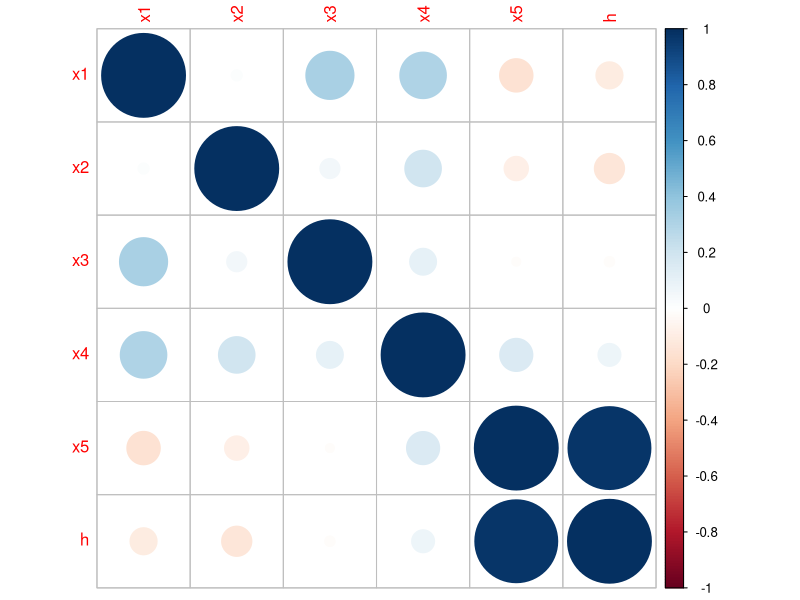
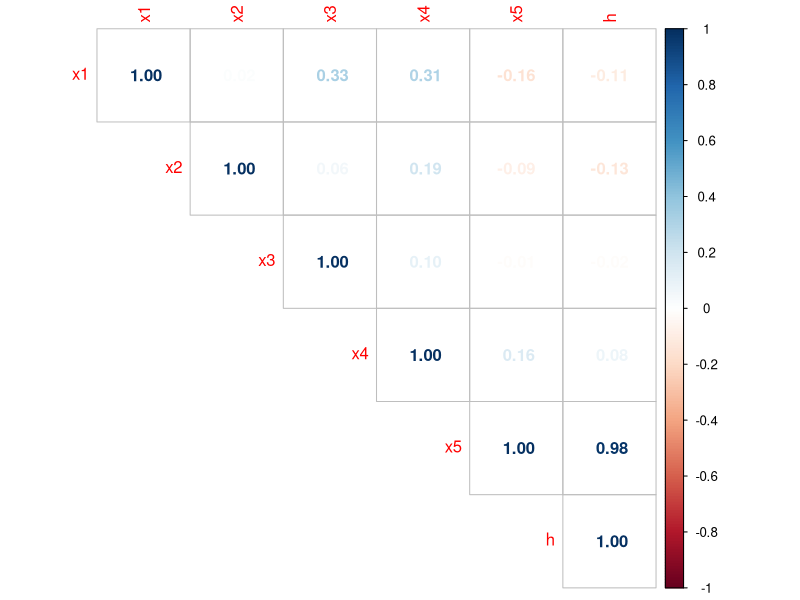
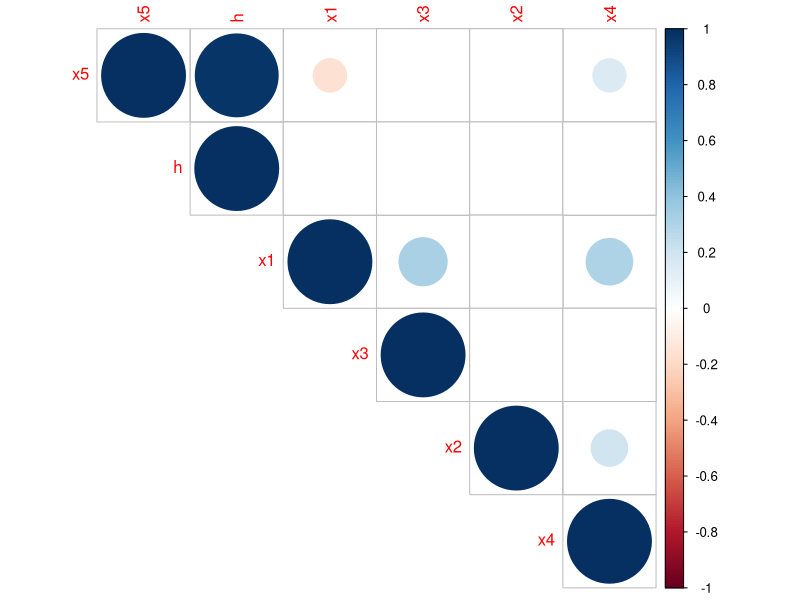

Generate these figures, in order, with R:
## ---- chunk 1
install.packages("corrplot")
## ---- chunk 2
setwd("C:/Book/Chapter3/Examples")
data <-read.csv(file="Ex3.10.csv",head=TRUE,sep=",")
data
M <- cor(data)

library(corrplot)
#Using circles for visualizations
corrplot(M, method="circle")

#Using numbers for visualizations
corrplot(M, method="number", type = "upper")

## ---- chunk 3
#p-values matrix
cor.mtest <- function(mat, ...) {
    mat <- as.matrix(mat)
    n <- ncol(mat)
    p.mat<- matrix(NA, n, n)
    diag(p.mat) <- 0
    for (i in 1:(n - 1)) {
        for (j in (i + 1):n) {
            tmp <- cor.test(mat[, i], mat[, j], ...)
            p.mat[i, j] <- p.mat[j, i] <- tmp$p.value
        }
    }
  colnames(p.mat) <- rownames(p.mat) <- colnames(mat)
  p.mat
}
# matrix of the p-value of the correlation
p.mat <- cor.mtest(data)
head(p.mat[, 1:6]) #"6" is the total number of variables

#add significance level
corrplot(M, type="upper", order="hclust", 
         p.mat = p.mat, sig.level = 0.5, insig = "blank")
